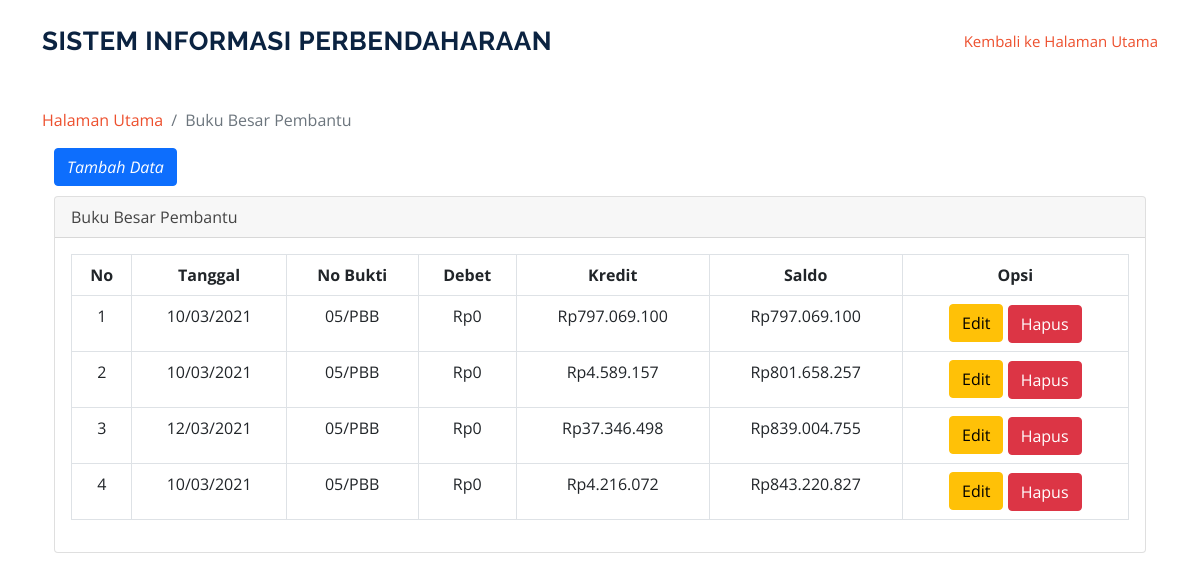
The page /index.php/bbp on the database as committed earlier.
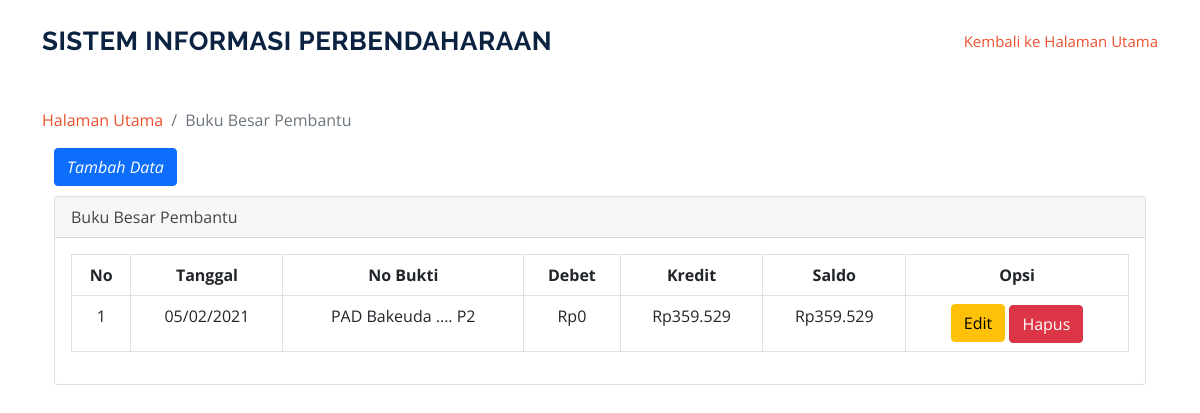
The same page on the database as committed later.
### tables this page shows
CREATE TABLE `tbl_bbp` (
  `kode_bbp` int(11) NOT NULL,
  `tanggal` date NOT NULL,
  `kode_buktipajak` varchar(25) NOT NULL,
  `debet` double NOT NULL,
  `kredit` double NOT NULL
);

### application/controllers/Bbp.php (called while the page is built, shortened)
<?php
class Bbp extends CI_Controller {
	public function __construct()
    {
       $this->load->model('model_bbp');
    }
	function index()
	{
        $data['content'] = $this->db->get('tbl_bbp');
        $this->load->view('bbp/bbp', $data);
	}
}

### index.php (called while the page is built, shortened)
<?php
require_once BASEPATH.'core/CodeIgniter.php';

### application/views/bbp/bbp.php (the view)
<?php
$this->load->view('include/header');
?>
</head>
<section id_ssh="services" class="services">
      <div class="container">
      <ol class="breadcrumb" >
        <li class="breadcrumb-item">
          <a href="<?php echo base_url('user/index')?>">Halaman Utama</a>
        </li>
        <li class="breadcrumb-item active">Buku Besar Pembantu</li>
      </ol>
      <div class="container">
      <a href="<?php echo base_url('bbp/menambahdatabbp')?>" class="btn btn-primary" style="margin-bottom: 10px;"><i class="fa fa-plus">Tambah Data</a></i>
  <div class="card mb-3">
        <div class="card-header">
          <i class="fa fa-table"></i>Buku Besar Pembantu</div>
        <div class="card-body">
          <div class="table-responsive">
            <table class="table table-bordered" id="dataTable" width="100%" cellspacing="0">
              <thead>
                <tr class="text-center">
                  <th>No</th>
                  <th>Tanggal</th>
                  <th>No Bukti</th>
                  <th>Debet</th>
                  <th>Kredit</th>
                  <th>Saldo</th>
                  <th>Opsi</th>
                </tr>
              </thead>
            <tbody  class="text-center">
                <tr>
                <?php
                  $i = 1;
                  $saldo = 0;
                  foreach ($content->result() as $data)
                  {
                    $saldo += $data->kredit;
                  ?>
                  <td><?= $i ?></td>
                  <td><?php echo date("d/m/Y", strtotime($data->tanggal));?></td>
                  <td><?= $data->kode_buktipajak ?></td>
                  <td><?= 'Rp'.number_format($data->debet,0,'.','.')?></td>
                  <td><?= 'Rp'.number_format($data->kredit,0,'.','.')?></td>
                  <td><?= 'Rp'.number_format($saldo,0,'.','.')?></td>
                  <td>
                    <a href="<?php echo base_url()?>bbp/updatedatabbp/<?php echo $data->kode_bbp; ?>" class="btn btn-warning" style="margin-bottom: 1px;">Edit<i class="fa fa-tag"></i></a>
                    <a href="<?php echo base_url()?>bbp/action_deletedatabbp/<?php echo $data->kode_bbp; ?>" onclick="return confirm('Apakah anda yakin?');" class="btn btn-danger">Hapus<i class="fa fa-trash"></i></a>
                  </td>
                </tr>
                    <?php
                      $i++;
                  }
                  ?>
              </tbody>
            </table>
          </div>
        </div>
      </div>
    </div>
  </div>
  <?php $this->load->view('include/footer'); ?>

### application/views/include/header.php (shortened to what this page needs)
<!DOCTYPE html>
<html lang="en">
<head>
  <link href="<?php echo base_url('assets2/vendor/animate.css/animate.min.css')?>" rel="stylesheet">
  <link href="<?php echo base_url('assets2/vendor/aos/aos.css')?>" rel="stylesheet">
  <link href="<?php echo base_url('assets2/vendor/bootstrap/css/bootstrap.min.css')?>" rel="stylesheet">
  <link href="<?php echo base_url('assets2/vendor/bootstrap-icons/bootstrap-icons.css')?>" rel="stylesheet">
  <link href="<?php echo base_url('assets2/vendor/boxicons/css/boxicons.min.css')?>" rel="stylesheet">
  <link href="<?php echo base_url('assets2/vendor/glightbox/css/glightbox.min.css')?>" rel="stylesheet">
  <link href="<?php echo base_url('assets2/vendor/remixicon/remixicon.css')?>" rel="stylesheet">
  <link href="<?php echo base_url('assets2/vendor/swiper/swiper-bundle.min.css')?>" rel="stylesheet">
  <link href="<?php echo base_url('assets2/css/style.css')?>" rel="stylesheet">
</head>
<body>
  <header id="header" class="fixed-top">
    <div class="container d-flex align-items-center justify-content-between">
      <h1 class="logo"><a href="<?php echo base_url('user/index')?>">Sistem Informasi Perbendaharaan</a></h1>
      <nav id="navbar" class="navbar">
        <ul>
          <li><a class="nav-link scrollto active" href="<?php echo base_url('user/index')?>">Kembali ke Halaman Utama</a></li>
        </ul>
      </nav>
    </div>
  </header>
  <br><br>

### application/views/include/footer.php (shortened to what this page needs)
</body>
</html>

### assets2/css/style.css (style rules this page uses)
body { font-family: "Open Sans", sans-serif; color: #444444; }
a { color: #ed502e; text-decoration: none; }
h1, h2, h3, h4, h5, h6 { font-family: "Raleway", sans-serif; }
#header { background: #fff; transition: all 0.5s; z-index: 997; padding: 20px 0; }
#header .logo { font-size: 26px; margin: 0; padding: 0; line-height: 1; font-weight: 700; letter-spacing: 0.5px; text-transform: uppercase; }
#header .logo a { color: #0b2341; }
.navbar { padding: 0; }
.navbar ul { margin: 0; padding: 0; display: flex; list-style: none; align-items: center; }
.navbar li { position: relative; }
.navbar a { display: flex; align-items: center; justify-content: space-between; padding: 10px 0 10px 30px; font-size: 15px; color: #0b2341; white-space: nowrap; transition: 0.3s; }
.navbar a:hover, .navbar .active, .navbar li:hover > a { color: #ed502e; }
section { padding: 60px 0; }

Rows that differ between the two databases and show on the page:
removed tbl_bbp: tanggal "10/03/2021", kode_buktipajak "05/PBB", debet "0", kredit "797.069.100", saldo "797.069.100"
removed tbl_bbp: tanggal "10/03/2021", kode_buktipajak "05/PBB", debet "0", kredit "4.589.157", saldo "801.658.257"
removed tbl_bbp: tanggal "12/03/2021", kode_buktipajak "05/PBB", debet "0", kredit "37.346.498", saldo "839.004.755"
removed tbl_bbp: tanggal "10/03/2021", kode_buktipajak "05/PBB", debet "0", kredit "4.216.072", saldo "843.220.827"
added tbl_bbp: tanggal "05/02/2021", kode_buktipajak "PAD Bakeuda .... P2", debet "0", kredit "359.529", saldo "359.529"
